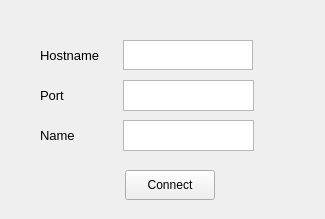
<?xml version="1.0" encoding="UTF-8"?>
<ui version="4.0">
 <class>Form</class>
 <widget class="QWidget" name="Form">
  <property name="geometry">
   <rect>
    <x>0</x>
    <y>0</y>
    <width>325</width>
    <height>219</height>
   </rect>
  </property>
  <property name="windowTitle">
   <string>Form</string>
  </property>
  <widget class="QPlainTextEdit" name="hostTextEdit">
   <property name="geometry">
    <rect>
     <x>123</x>
     <y>40</y>
     <width>130</width>
     <height>30</height>
    </rect>
   </property>
  </widget>
  <widget class="QPlainTextEdit" name="portTextEdit">
   <property name="geometry">
    <rect>
     <x>123</x>
     <y>80</y>
     <width>131</width>
     <height>31</height>
    </rect>
   </property>
  </widget>
  <widget class="QPlainTextEdit" name="nameTextEdit">
   <property name="geometry">
    <rect>
     <x>123</x>
     <y>120</y>
     <width>131</width>
     <height>31</height>
    </rect>
   </property>
  </widget>
  <widget class="QLabel" name="label">
   <property name="geometry">
    <rect>
     <x>40</x>
     <y>40</y>
     <width>90</width>
     <height>30</height>
    </rect>
   </property>
   <property name="font">
    <font>
     <pointsize>10</pointsize>
    </font>
   </property>
   <property name="text">
    <string>Hostname</string>
   </property>
  </widget>
  <widget class="QLabel" name="label_2">
   <property name="geometry">
    <rect>
     <x>40</x>
     <y>80</y>
     <width>90</width>
     <height>30</height>
    </rect>
   </property>
   <property name="font">
    <font>
     <pointsize>10</pointsize>
    </font>
   </property>
   <property name="text">
    <string>Port</string>
   </property>
  </widget>
  <widget class="QLabel" name="label_3">
   <property name="geometry">
    <rect>
     <x>40</x>
     <y>120</y>
     <width>90</width>
     <height>30</height>
    </rect>
   </property>
   <property name="font">
    <font>
     <pointsize>10</pointsize>
     <weight>50</weight>
     <bold>false</bold>
    </font>
   </property>
   <property name="text">
    <string>Name</string>
   </property>
  </widget>
  <widget class="QPushButton" name="pushButton">
   <property name="geometry">
    <rect>
     <x>125</x>
     <y>170</y>
     <width>90</width>
     <height>30</height>
    </rect>
   </property>
   <property name="text">
    <string>Connect</string>
   </property>
  </widget>
 </widget>
 <resources/>
 <connections/>
</ui>
